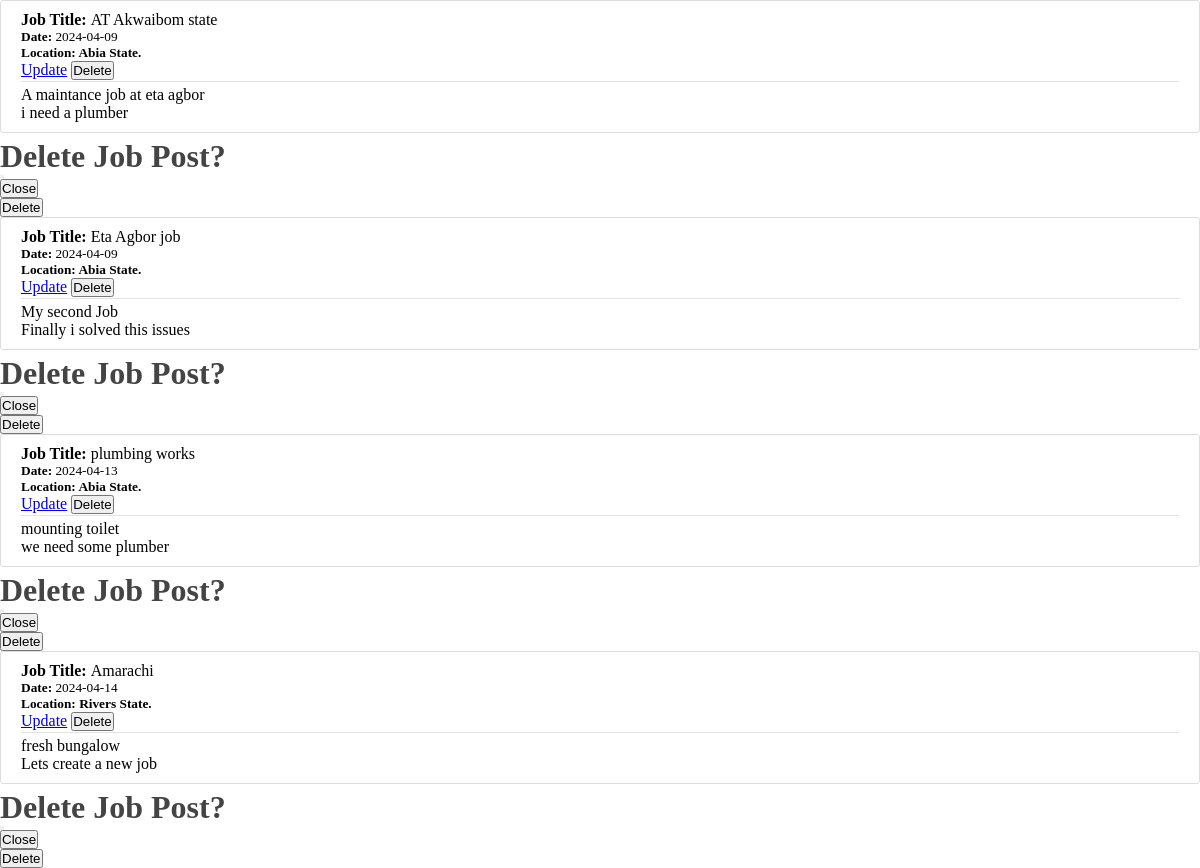
Before: /clients/dashboard/posted_jobs (signed in) with the older database file.
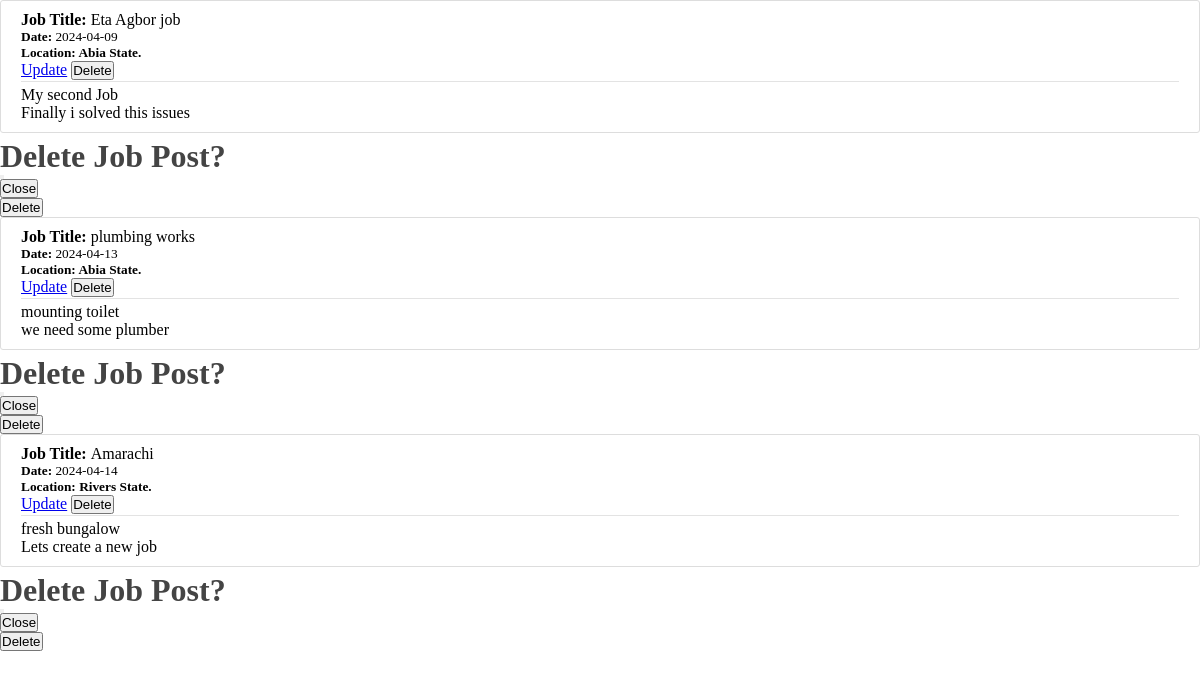
After: the same page with the newer database file.
### model/base.py (models this page shows, shortened)
class Job(Base):
    __tablename__ = 'jobs'
    id = Column(Integer, primary_key=True)
    job_title = Column(String(50), nullable=False)
    job_description = Column(String(100), nullable=False)
    completed = Column(Boolean, default=False)
    content = Column(String(1000), nullable=False)
    date_posted = Column(DateTime, nullable=False, default=datetime.utcnow)
    location = Column(String(100), nullable=False)
    client_id = Column(Integer, ForeignKey('clients.id'))

### model/clients/routes.py (the view)
@client_s.route("/dashboard/posted_jobs",  methods=['GET','POST'],strict_slashes=False)
def posted_jobs():
    jobs = Job.query.filter_by(client_id=current_user.id).all()
    return render_template('posted_jobs.html', jobs=jobs)

### model/__init__.py (called while the page is built)
@login_manager.user_loader
def load_user(user_id):
    x = Plumber.query.get(str(user_id))
    if x == None:
        x = Client.query.get(str(user_id))
    return x

### model/clients/templates/posted_jobs.html (shortened to what this page needs)
<link rel="stylesheet" type="text/css" href="{{ url_for('client_s.static', filename='main.css') }}">
{% for job in jobs %}
<article class="media content-section">
    <div class="media-body">
      <div class="article-metadata">
        <div class="text-text-muted"><strong>Job Title: </strong>{{ job.job_title }}</div>
        <small class="text-muted"><strong>Date: </strong>{{ job.date_posted.strftime('%Y-%m-%d') }}</small>
        <div class="mt-2">
          <small class="text-muted"><strong>Location: {{ job.location }} State.</strong></small>
            <div>
              <a class="btn btn-secondary btn-sm mt-1" href="{{ url_for('job_route.update_job', job_id=job.id) }}">Update</a>
              <button type="button" class="btn btn-danger btn-sm mt-1"  data-bs-toggle="modal" data-bs-target="#deleteModal">Delete</button>
            </div>
        </div>
      </div>
      <p class="article-content">{{ job.job_description }}</p>
      <p class="article-content">{{ job.content }}</p>
    </div>
  </article>
  <div class="modal fade" id="deleteModal" tabindex="-1" aria-labelledby="deleteModalLabel" aria-hidden="true">
    <div class="modal-dialog">
      <div class="modal-content">
        <div class="modal-header">
          <h1 class="modal-title fs-5" id="deleteModalLabel">Delete Job Post?</h1>
          <button type="button" class="btn-close" data-bs-dismiss="modal" aria-label="Close"></button>
        </div>
        <div class="modal-footer">
          <button type="button" class="btn btn-secondary" data-bs-dismiss="modal">Close</button>
          <form action="{{ url_for('job_route.delete_job', job_id=job.id) }}" method="POST">
            <input class="btn btn-danger" type="submit" value="Delete">
          </form>
        </div>
      </div>
    </div>
  </div>
{% endfor %}

Changed rows visible on the page:
removed Job: job_title "AT Akwaibom state", date_posted "2024-04-09", location "Abia", job_description "A maintance job at eta agbor", content "i need a plumber"
